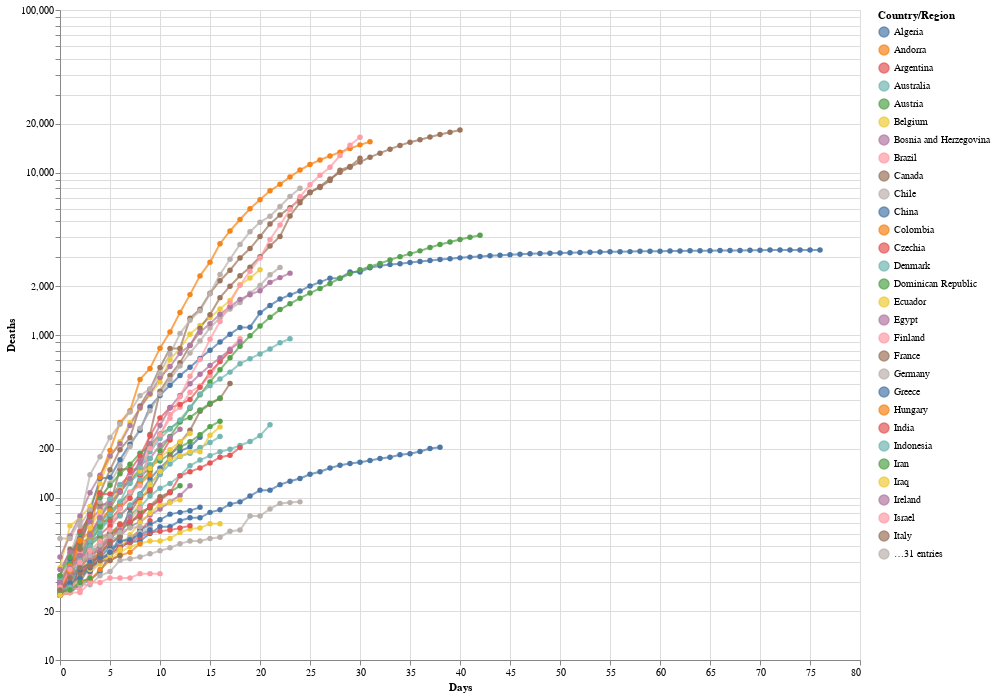

Notebook code cell kept with this figure:
### Markdown cell above
We can also add a log y-axis. To do this, The long-form, we express the types using the long-form `alt.X('Day',...)`, which is, in the words of the [Altair documentation](https://altair-viz.github.io/user_guide/encoding.html)
> useful when doing more fine-tuned adjustments to the encoding, such as binning, axis and scale properties, or more.

We'll also now add a hover tooltip so that, when we hover our cursor over any point on any of the lines, it will tell us the 'Country', the 'Day', and the number of 'Deaths'.

### Code cell
# altair plot 
alt.Chart(deaths_long).mark_line(strokeWidth=2, opacity=0.7, point=True).encode(
    x=alt.X('Days'),
    y=alt.Y('Deaths', scale=alt.Scale(type='log')),
    color='Country/Region',
    tooltip=['Country/Region','Days','Deaths']
).properties(
    width=800,
    height=650
)

### Figure 1 — Vega-Lite specification as saved in the notebook (floating-point values rounded to 4 significant figures; data arrays with more than 128 entries replaced by an {"elided": "..."} marker saying what was removed)
{"config": {"view": {"continuousWidth": 400, "continuousHeight": 300}}, "data": {"name": "data-149b8dacdf7b04d4c1a28a8366c62338"}, "mark": {"type": "line", "opacity": 0.7, "point": true, "strokeWidth": 2}, "encoding": {"color": {"type": "nominal", "field": "Country/Region"}, "tooltip": [{"type": "nominal", "field": "Country/Region"}, {"type": "quantitative", "field": "Days"}, {"type": "quantitative", "field": "Deaths"}], "x": {"type": "quantitative", "field": "Days"}, "y": {"type": "quantitative", "field": "Deaths", "scale": {"type": "log"}}}, "height": 650, "width": 800, "$schema": "https://vega.github.io/schema/vega-lite/v4.8.1.json", "datasets": {"data-149b8dacdf7b04d4c1a28a8366c62338": {"elided": "4740 records"}}}
